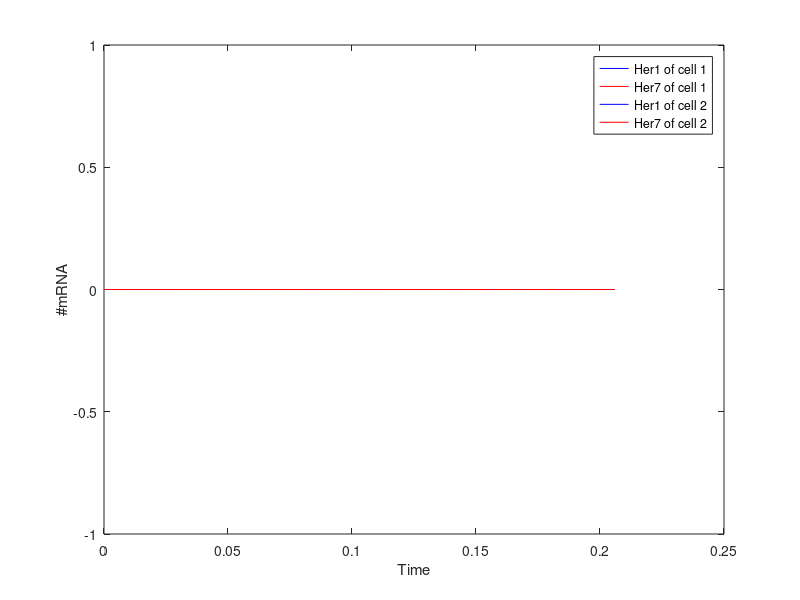

The MATLAB script that drew this image: (Note: this script raises an error after producing the figure.)
% 2-cell system
% using approximations for dimer formation and degradation
% with dependency structure
% ph6 : constant, and no mh6
% Updating propensities wherever updating concentration

nrun=1;%30;
RHO1=zeros([nrun,1]); PVAL1=zeros([nrun,1]);
RHO2=zeros([nrun,1]); PVAL2=zeros([nrun,1]);
RHO3=zeros([nrun,1]); PVAL3=zeros([nrun,1]);

% % Parameter values used in the 2013 study (from Table S1)
psh1=49.9139;
% psh6=34.3117;
psh7=28.5626;
psd=37.7828;
pdh1=0.34951;
% pdh6=0.14824;
pdh7=0.249715;
pdd=0.324316;
msh1=48.3084;
% msh6=36.4073;
msh7= 39.685;
msd=60.5577;
mdh1=0.322965;
% mdh6=0.146372;
mdh7=0.381738;
mdd=0.352056;
% pdh11=0.390961;
% pdh16=0.29774;
% pdh17=0.320157;
% pdh66=0.268042;
% pdh67=0.352037;
% pdh77=0.251601;
nmh1=10.0213;
nmh6=10;
nmh7=10.4515;
nmd=7.74472;
nph1=1.5398;
nph6=0.886233;
nph7=0.539972;
npd=13.2661;
% dah1h1=0.0179429;
% ddh1h1=0.220856;
% dah1h6=0.0270209;
% ddh1h6=0.0917567;
% dah1h7=0.00120525;
% ddh1h7=0.258167;
% dah6h6=0.0148271;
% ddh6h6=0.251173;
% dah7h6=0.0216093;
% ddh7h6=0.188923;
% dah7h7=0.0202756;
% ddh7h7=0.161018;
critph11=587.298;
critph76=769.628;
critpd=490.254;

parfor run=1:nrun 
maxi=10000000; % Maximum number of iterations to run.
tend=0.2; %240; % Maximum time for simulation.
format compact 
% rand('state',sum(100*clock)) 
rand('state',run) % Sets random number generator to a specific state.

Time=[0]; % Simulation time  
mh1v_c1=[0]; % Her1 mRNA levels -> cell 1
mh7v_c1=[0]; % Her7 mRNA levels -> cell 1
mh1v_c2=[0]; % Her1 mRNA levels -> cell 2
mh7v_c2=[0]; % Her7 mRNA levels -> cell 2


% Data storage for delayed reaction times
% row 1 -> cell 1
% row 2 -> cell 2

s = cell(2,6,1);
each_cell={inf};
% Time for each delayed reaction is scheduled in these vectors.
s(:,:)=each_cell;

Td1 = [1;1]; % Number of scheduled delayed reactions.
Td2 = [1;1];
Td3 = [1;1];
Td4 = [1;1];
Td5 = [1;1];
Td6 = [1;1];

% Initialize the states. 
T = 0; % Time
Delta = 0; % Initialize the time step taken at each iteration.

%States for each of the cells:
mh1=[0;0]; mh7=[0;0]; % Her1 and her7 levels 
ph1=[0;0]; ph7=[0;0]; ph6=[100;100]; % Her1, Her7 and Hes6 protein levels
md=[0;0];pd=[0;0]; 

a = zeros([2,12]); % Initialize the propensity levels for each reaction for both cells.

% Initialize Poisson times and next Poisson Jumps. Also set t s.
Tk = zeros([2,12]);
Pk = zeros([2,12]);
t = zeros([2,12]);

for ck=1:2 % for 2 cells
    for i=1:12
        r=rand;
        Pk(ck, i) = log(1/r);
    end
end

% Functions for calculation of transcription rates of her1,her7 and deltaC mRNAs

% I need: if ck=1, cn=2; if ck=2,cn=1

fh1= [0;0]
fh7=[0;0]
% Ideally need : fh1= @(pd(cn), ph11(ck), ph76(ck)) ...
fh1(1) = msh1*(1+(pd(2)/critpd))/(1+(pd(2)/critpd)+(ph1(1)*ph1(1)/critph11)^2 +(ph7(1)*ph6(1)/critph76)^2);
fh1(2) = msh1*(1+(pd(1)/critpd))/(1+(pd(1)/critpd)+(ph1(2)*ph1(2)/critph11)^2 +(ph7(2)*ph6(2)/critph76)^2);
fh7(1)= msh7*(1+(pd(2)/critpd))/(1+(pd(2)/critpd)+(ph1(1)*ph1(1)/critph11)^2 +(ph7(1)*ph6(1)/critph76)^2);
fh7(2)= msh7*(1+(pd(1)/critpd))/(1+(pd(1)/critpd)+(ph1(2)*ph1(2)/critph11)^2 +(ph7(2)*ph6(2)/critph76)^2);
fd=@(ph1,ph7,ph6) msd/(1+(ph1*ph1/critph11)^2+(ph7*ph6/critph76)^2);

for ck=1:2
    a(ck,1) = psh1*mh1(ck); % Reaction 01: mh1 -> ph1
    a(ck,2) = psh7*mh7(ck);% // Reaction 02: mh7 -> ph7
    a(ck,3)=fh7(ck); % // Reaction 3: -> mh7
    a(ck,4) = psd*md(ck); % // Reaction 4: md -> pd
    a(ck,5)=fh1(ck); % // Reaction 5: -> mh1
    a(ck,6)=fd(ph1(ck),ph7(ck),ph6(ck));% // Reaction 6: -> md
    a(ck,7) = mdh1*mh1(ck); % // Reaction 7: mh1 ->
    a(ck,8) = mdh7*mh7(ck); % // Reaction 8: mh7 ->
    a(ck,9) = pdh1*ph1(ck); % Reaction 09: ph1 ->
    a(ck,10) = pdh7*ph7(ck);% // Reaction 10: ph7 ->
    a(ck,11) = mdd*md(ck); %// Reaction 11: md ->
    a(ck,12) = pdd*pd(ck); % // Reaction 12: pd ->   
    
end

for i=1:maxi-1 % Run the stochastic simulationm for max number of iterations.
    
  if T >= tend % If the simulation time passes tend finish the run.
    break
  end
  
% 1-6: delayed reactions
% 7-12: non-delayed reactions

   for ckvalue=1:2
       for j=1:12
           if a(ckvalue,j) ~= 0
               t(ckvalue,j) = (Pk(ckvalue,j) - Tk(ckvalue,j))/a(ckvalue,j); 
    
           else
               t(ckvalue,j) = inf;
           end
       end
   end

  % Choose the next reaction and its time.
  [Delta RN] = min([t(1,:),s{1,1}(1),s{1,2}(1),s{1,3}(1), s{1,4}(1), s{1,5}(1), s{1,6}(1), t(2,:),s{2,1}(1),s{2,2}(1),s{2,3}(1),s{2,4}(1),s{2,5}(1),s{2,6}(1)]); 
  
  % = [non-delayed reactions of cell 1, delayed reactions of cell 1,
  % non-delayed reactions of cell 2, delayed reactions of cell 2)
  
  % Delta will get the time before the next reaction
  % and RN will the number of the next reaction (which reaction).
  
  % potential no. of reactions = 12+6+12+6
  
  if RN<=18 %this is if the reaction is in cell 1
      ck=1;
      cn=2; % other cell is cell 2
  else %the reaction is in cell 2 
      ck=2; 
      cn=1; %other cell is cell 1
      RN=RN-18;
  end

if RN>=1 && RN<=18
    for ckvalue=1:2
        for rn=1:6
            s{ckvalue,rn}=s{ckvalue,rn}-Delta;
        end
    end
    T=T+Delta;
end

% Delayed reactions being completed if necessary.
% cell 1
  if RN==13 % Reaction 1 for cell 1: mh1 -> ph1
     ph1=ph1+1;
     s{ck,RN-12}=s{ck,RN-12}(2:Td1(ck));
     Td1(ck)=Td1(ck)-1;
     a(ck,3)=fh7(ck); % // Reaction 3: -> mh7
     a(ck,5)=fh1(ck); % // Reaction 5: -> mh1
     a(ck,6)=fd(ph1(ck),ph7(ck),ph6(ck));% // Reaction 6: -> md
     a(ck,9) = pdh1*ph1(ck); % Reaction 09: ph1 ->
  end
  
  if RN==14 % Reaction 2: mh7 -> ph7	
     ph7=ph7+1;
     s{ck,RN-12}=s{ck,RN-12}(2:Td2(ck));
     Td2(ck)=Td2(ck)-1;
     a(ck,3)=fh7(ck); % // Reaction 3: -> mh7
     a(ck,5)=fh1(ck); % // Reaction 5: -> mh1
     a(ck,6)=fd(ph1(ck),ph7(ck),ph6(ck));% // Reaction 6: -> md
     a(ck,10) = pdh7*ph7(ck);% // Reaction 10: ph7 ->
  end
  
  if RN==15 %// Reaction 3: -> mh7
     mh7=mh7+1;
     s{ck,RN-12}=s{ck,RN-12}(2:Td3(ck));
     Td3(ck)=Td3(ck)-1;
     a(ck,2) = psh7*mh7(ck);% // Reaction 09: mh7 -> ph7
     a(ck,8) = mdh7*mh7(ck); % // Reaction 8: mh7 ->
  end
  
  if RN==16 % // Reaction 4: md -> pd
     pd=pd+1;
     s{ck,RN-12}=s{ck,RN-12}(2:Td4(ck));
     Td4(ck)=Td4(ck)-1;
     a(ck,3)=fh7(ck); % // Reaction 3: -> mh7
     a(ck,5)=fh1(ck); % // Reaction 5: -> mh1
     a(ck,12) = pdd*pd(ck); % // Reaction 12: pd ->
  end
  
  if RN==17 % // Reaction 5: -> mh1 
      mh1=mh1+1;
      s{ck,RN-12}=s{ck,RN-12}(2:Td5(ck));
      Td5(ck)=Td5(ck)-1;
      a(ck,1) = psh1*mh1(ck); % Reaction 01: mh1 -> ph1
      a(ck,7) = mdh1*mh1(ck); % // Reaction 7: mh1 ->
  end
  
  if RN==18 % Reaction 6: -> md
      md=md+1;
      s{ck,RN-12}=s{ck,RN-12}(2:Td6(ck));
      Td6(ck)=Td6(ck)-1;
      a(ck,4) = psd*md(ck);
      a(ck,11) = mdd*md(ck); %// Reaction 11: md ->
  end
    
  % For the selected reaction and cell, update Pk. 
  % (if not completing a delayed reaction)
  if RN<=12 && RN>=1
     r = rand;
     Pk(ck,RN) = Pk(ck,RN) + log(1/r);
  end

  if RN==1 % Reaction 1: mh1 -> ph1
     s{ck,RN} = s{ck,RN} (1:Td1(ck) - 1); 
     s{ck,RN} = [s{ck,RN}, nph1, inf];
     Td1(ck)=Td1(ck)+1;
  end
      
  if RN==2 % Reaction 2: mh7 -> ph7
     s{ck,RN} = s{ck,RN} (1:Td2(ck) - 1); 
     s{ck,RN} = [s{ck,RN}, nph7, inf];
     Td2(ck)=Td2(ck)+1;
  end 
      
  if RN==3 %// Reaction 3: -> mh7
     s{ck,RN} = s{ck,RN} (1:Td3(ck) - 1); 
     s{ck,RN} = [s{ck,RN}, nmh7, inf];
     Td3(ck) = Td3(ck) + 1;
  end
  
  if RN==4 % // Reaction 4: md -> pd
     s{ck,RN} = s{ck,RN} (1:Td4(ck) - 1); 
     s{ck,RN} = [s{ck,RN}, npd, inf]; 
     Td4(ck) = Td4(ck) + 1;
  end
  
  if RN==5 % // Reaction 5: -> mh1 
     s{ck,RN} = s{ck,RN} (1:Td5(ck) - 1); 
     s{ck,RN} = [s{ck,RN}, nmh1, inf]; 
     Td5(ck) = Td5(ck) + 1;
  end   
  if RN==6 % Reaction 6: -> md
     s{ck,RN} = s{ck,RN} (1:Td6(ck) - 1); 
     s{ck,RN} = [s{ck,RN}, nmd, inf];
     Td6(ck) = Td6(ck) + 1;
  end
  
  if RN==7  % Reaction 7: mh1 -> 
     mh1(ck)=mh1(ck)-1;
     a(ck,1) = psh1*mh1(ck); % Reaction 01: mh1 -> ph1
     a(ck,7) = mdh1*mh1(ck); % // Reaction 7: mh1 ->
  elseif RN==8 % // Reaction 8: mh7 ->
     mh7(ck)=mh7(ck)-1;
     a(ck,2) = psh7*mh7(ck);% // Reaction 09: mh7 -> ph7
     a(ck,8) = mdh7*mh7(ck); % // Reaction 8: mh7 ->
  elseif RN==9 % Reaction 9: ph1 ->
      ph1(ck)=ph1(ck)-1;
      a(ck,3)=fh7(ck); % // Reaction 3: -> mh7
      a(ck,5)=fh1(ck); % // Reaction 5: -> mh1
      a(ck,6)=fd(ph1(ck),ph7(ck),ph6(ck));% // Reaction 6: -> md
      a(ck,9) = pdh1*ph1(ck); % Reaction 09: ph1 ->
  elseif RN==10 % Reaction 10: ph7 ->  
      ph7(ck)=ph7(ck)-1;
      a(ck,3)=fh7(ck); % // Reaction 3: -> mh7
      a(ck,5)=fh1(ck); % // Reaction 5: -> mh1
      a(ck,6)=fd(ph1(ck),ph7(ck),ph6(ck));% // Reaction 6: -> md
      a(ck,10) = pdh7*ph7(ck);% // Reaction 10: ph7 ->
  elseif RN==11 % Reaction 11: md ->
      md(ck)=md(ck)-1;
      a(ck,4) = psd*md(ck);
      a(ck,11) = mdd*md(ck); %// Reaction 11: md ->
  elseif RN==12 %  Reaction 12: pd ->     
      pd(ck)=pd(ck)-1;    
      a(ck,3)=fh7(ck); % // Reaction 3: -> mh7
      a(ck,5)=fh1(ck); % // Reaction 5: -> mh1
      a(ck,12) = pdd*pd(ck); % // Reaction 12: pd ->
  end

  % Update Tk values for each reaction and each cell.
  for ckvalue=1:2
      for k=1:12
          Tk(ckvalue,k)=Tk(ckvalue,k)+a(ckvalue,k)*Delta;
      end
  end
  
    Time=[Time T]; % Store time, and mh1 and mh7 levels.
    mh1v_c1=[mh1v_c1 mh1(1)];
    mh1v_c2=[mh1v_c2 mh1(2)];
    mh7v_c1=[mh7v_c1 mh7(1)];
    mh7v_c2=[mh7v_c2 mh7(2)];
end % for i=1:maxi-1,

Data = [Time' mh1v_c1' mh7v_c1' mh1v_c2' mh7v_c2'];
% DataTable=table(Time', mh1v_c1, mh7v_c1', mh1v_c2', mh7v_c2','VariableNames', {'Time', 'mh1_cell1', 'mh7_cell1', 'mh1_cell2', 'mh7_cell2'});
% writetable(DataTable, strcat('Run_v2', num2str(run),'.xlsx'),'WriteVariableNames', true);

figure
plot(Time, mh1v_c1,'b')
hold on
plot(Time, mh7v_c1,'r')
hold on
plot(Time, mh1v_c2,'b')
hold on
plot(Time, mh7v_c2,'r')
legend('Her1 of cell 1','Her7 of cell 1','Her1 of cell 2','Her7 of cell 2')
xlabel('Time')
ylabel('#mRNA')
saveas(gcf,strcat(['Run_v2', num2str(run)]),'jpg');
close(gcf);

figure
histogram(mh1v_c1)
saveas(gcf,strcat('Run_v2_Histogram', num2str(run)),'jpg');
close(gcf)

% only covered cell 1 here
[RHO1(run),PVAL1(run)] = corr(mh1v_c1',mh7v_c1','Type','Pearson');
[RHO2(run),PVAL2(run)] = corr(mh1v_c1',mh7v_c1','Type','Spearman');

end
Stats=table(RHO1, PVAL1, RHO2, PVAL2,'VariableNames', {'Pearson', 'PearSig','Spearman','SpearSig'});
writetable(Stats, strcat('Run_v2_PearsonSpearman.xlsx'),'WriteVariableNames', true);
%%%%%%%%%%%%%%%%%%%%%%%%%%%%%%%%%%%%%%%%%%%%%%%%%%%%%%%%%%%%%
